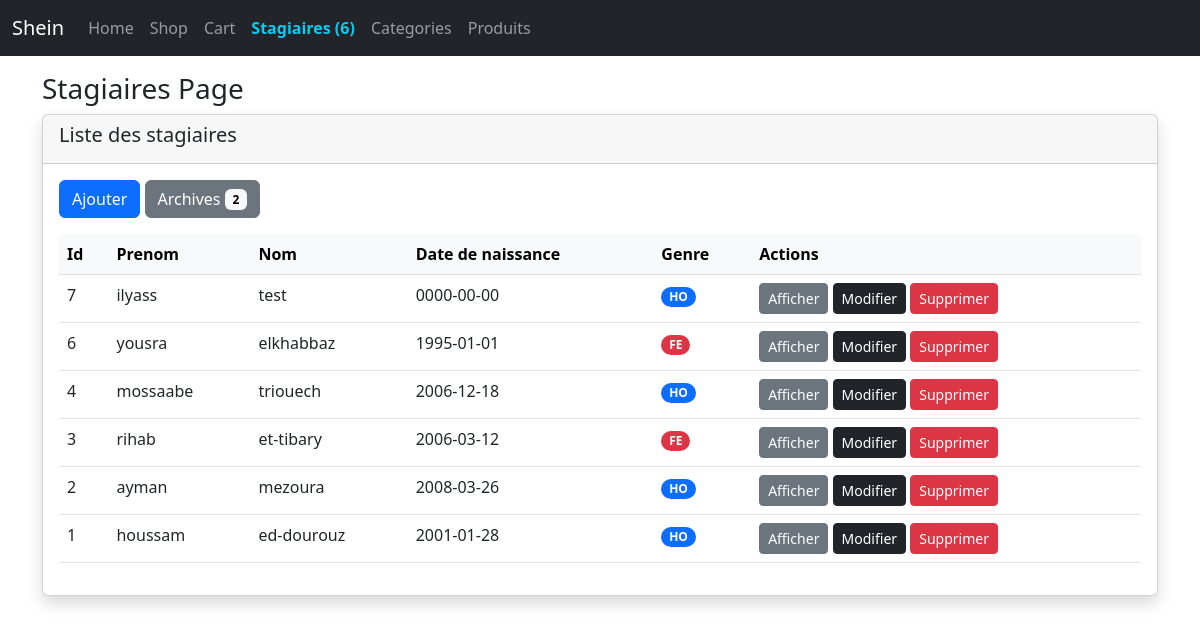
/stagiaires.php, run on the app's committed database.
### tables this page shows
CREATE TABLE `stagiaires` (
  `id` int(11) NOT NULL,
  `prenom` varchar(255) DEFAULT NULL,
  `nom` varchar(255) DEFAULT NULL,
  `date_naissance` date DEFAULT curdate(),
  `genre` varchar(255) DEFAULT NULL,
  `created_at` datetime NOT NULL DEFAULT current_timestamp(),
  `updated_at` datetime DEFAULT NULL ON UPDATE current_timestamp(),
  `deleted_at` datetime DEFAULT NULL
);

### stagiaires.php (the view, shortened to what this page needs)
<?php
require_once "database/db.php";
$row_selected = 0;
$stagiaires = $db->query("SELECT * FROM stagiaires WHERE deleted_at IS NULL ORDER BY id DESC")->fetchAll();
$total_archived = $db->query("SELECT COUNT(id) AS total FROM stagiaires WHERE deleted_at IS NOT NULL LIMIT 1")->fetch()->total;
?>
<!doctype html>
<html lang="en">
<head>
    <?php include 'body/header.php' ?>
</head>
<body>
    <header>
        <?php include "body/nav.php" ?>
    </header>
    <main class="container mt-3">
        <h3>Stagiaires Page</h3>
        <div class="card shadow">
            <div class="card-header">
                <h5>Liste des stagiaires</h3>
            </div>
            <div class="card-body">
                <a href="stagiaire_add.php" class="btn btn-primary mb-3 ">Ajouter</a>
                <a href="stagiaires_archived.php" class="btn btn-secondary mb-3 ">
                    Archives
                    <span class="badge text-bg-light">
                        <?= $total_archived ?>
                    </span>
                </a>
                <div class="table-responsive">
                    <table class="table">
                        <theade>
                            <tr class="table-light">
                                <th>Id</th>
                                <th>Prenom</th>
                                <th>Nom</th>
                                <th>Date de naissance</th>
                                <th>Genre</th>
                                <th>Actions</th>
                            </tr>
                        </theade>
                        <tbody>
                            <?php foreach ($stagiaires as $key => $value) : ?>
                                <tr class="<?= $value->id == $row_selected ? 'table-primary' : '' ?>">
                                    <td>
                                        <?= $value->id ?>
                                    </td>
                                    <td><?= $value->prenom ?></td>
                                    <td><?= $value->nom ?></td>
                                    <td><?= $value->date_naissance ?></td>
                                    <td>
                                        <span class="badge rounded-pill text-bg-<?= $value->genre == 'femme' ? 'danger' : 'primary' ?>">
                                            <?= $value->genre == 'femme' ? 'FE' : 'HO' ?>
                                        </span>
                                    </td>
                                    <td>
                                        <a href="stagiaire_details.php?id=<?= $value->id ?>" class="btn btn-secondary btn-sm">Afficher</a>
                                        <a href="stagiaire_update.php?id=<?= $value->id ?>" class="btn btn-dark btn-sm">Modifier</a>
                                        <a href="stagiaire_delete.php?id=<?= $value->id ?>" class="btn btn-danger btn-sm">Supprimer</a>
                                    </td>
                                </tr>
                            <?php endforeach ?>
                        </tbody>
                    </table>
                </div>
            </div>
        </div>
    </main>
</body>
</html>

### data on the page
stagiaires: id "7", prenom "ilyass", nom "test", date_naissance "0000-00-00", genre "HO"
stagiaires: id "6", prenom "yousra", nom "elkhabbaz", date_naissance "1995-01-01", genre "FE"
stagiaires: id "4", prenom "mossaabe", nom "triouech", date_naissance "2006-12-18", genre "HO"
stagiaires: id "3", prenom "rihab", nom "et-tibary", date_naissance "2006-03-12", genre "FE"
stagiaires: id "2", prenom "ayman", nom "mezoura", date_naissance "2008-03-26", genre "HO"
stagiaires: id "1", prenom "houssam", nom "ed-dourouz", date_naissance "2001-01-28", genre "HO"

### other printed values
$total_stagiaires "6"
$total_archived "2"
